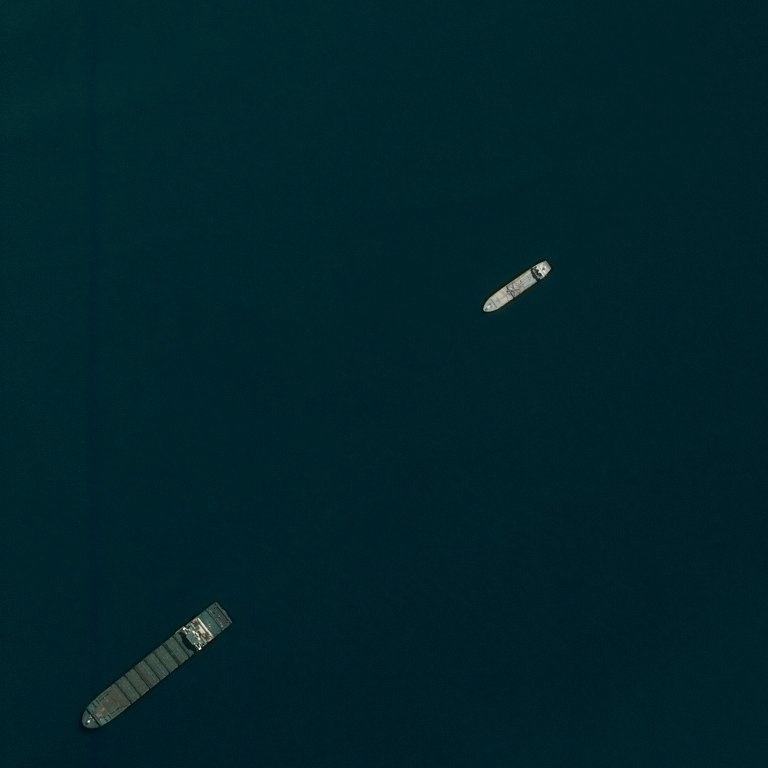
#> input picture scr/input/train/0005d01c8.jpg, 768 x 768 px; its folder holds only this picture in this run
$ python seg.py
#> lines starting #> are read from the running program, lines starting #| are printed output that depends on the picture; after the words box and inside, x2 and y2 are one past the last pixel; in counts of white or black regions, pixels touching at a corner belong together
#!/usr/bin/env python

import os
import sys
import glob
import numpy as np
import cv2
import skimage
from matplotlib import pyplot as plt
from skimage.exposure import histogram
from skimage import io, measure
from skimage.feature import canny
from scipy import ndimage as ndi
from skimage.filters import sobel
from skimage.segmentation import watershed

curPath = os.path.dirname(os.path.realpath(__file__))
trainPath = curPath + '/input/train/'
fileList = glob.glob(trainPath + "*.jpg")
imgsOri = io.ImageCollection(fileList)
#> imgsOri = 1 item

#############################
###    Constants          ###
#############################

imgThrhLo = 30
imgThrhHi = 60
patchHoleSize = 20
noiseFilterSize = 30

def show1(img):
    plt.imshow(img)
    plt.show(block=False)
    plt.pause(3)
    plt.close()
    sys.exit()

def show2(img1, name1, img2, name2):
    plt.figure(figsize=(6,3))
    plt.subplot(121).set_title(name1)
    plt.imshow(img1)
    plt.subplot(122).set_title(name2)
    plt.imshow(img2)
    #plt.imshow(img2, cmap=plt.cm.Spectral, interpolation='nearest')
    plt.show(block=False)
    plt.pause(9)
    plt.close()
    sys.exit()

def show4(img1, name1, img2, name2, img3, name3, img4, name4):
    plt.close('all')
    fig, ax = plt.subplots(nrows=2, ncols=2)
    fig.tight_layout()
    ax = plt.subplot(221)
    ax.set_title(name1)
    plt.imshow(img1)
    ax = plt.subplot(222)
    ax.set_title(name2)
    plt.imshow(img2)
    ax = plt.subplot(223)
    ax.set_title(name3)
    plt.imshow(img3)
    ax = plt.subplot(224)
    ax.set_title(name4)
    plt.imshow(img4)
    plt.show(block=False)
    plt.pause(9)
    plt.close()
    sys.exit()

def drawShape(img, coordinates, color):
    img = skimage.color.gray2rgb(img)
    coordinates = coordinates.astype(int)
    img[coordinates[:, 0], coordinates[:, 1]] = color
    return img


for file in fileList:
    imgOri = cv2.imread(file, cv2.IMREAD_UNCHANGED)   # read img
    img = cv2.GaussianBlur(imgOri,(5,5),0)
    img = cv2.cvtColor(img, cv2.COLOR_BGR2GRAY)   # go gray
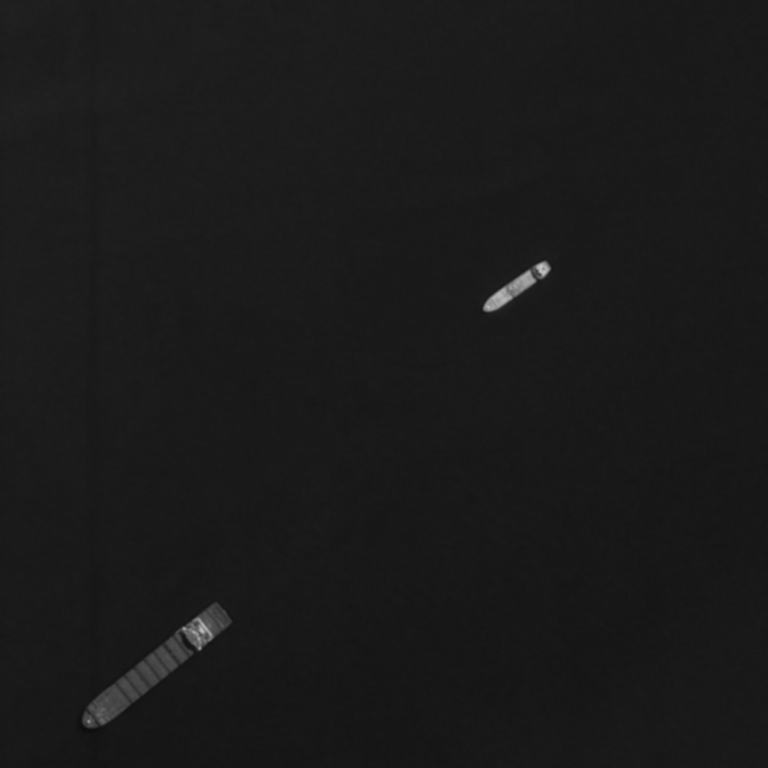
#> img: shape (768, 768); min 12, max 196, mean 26.1

    # find markers
    markers = np.zeros_like(img)
    markers[img < imgThrhLo] = 1
    markers[img > imgThrhHi] = 2

    # find elevation
    elevation_map = sobel(img)
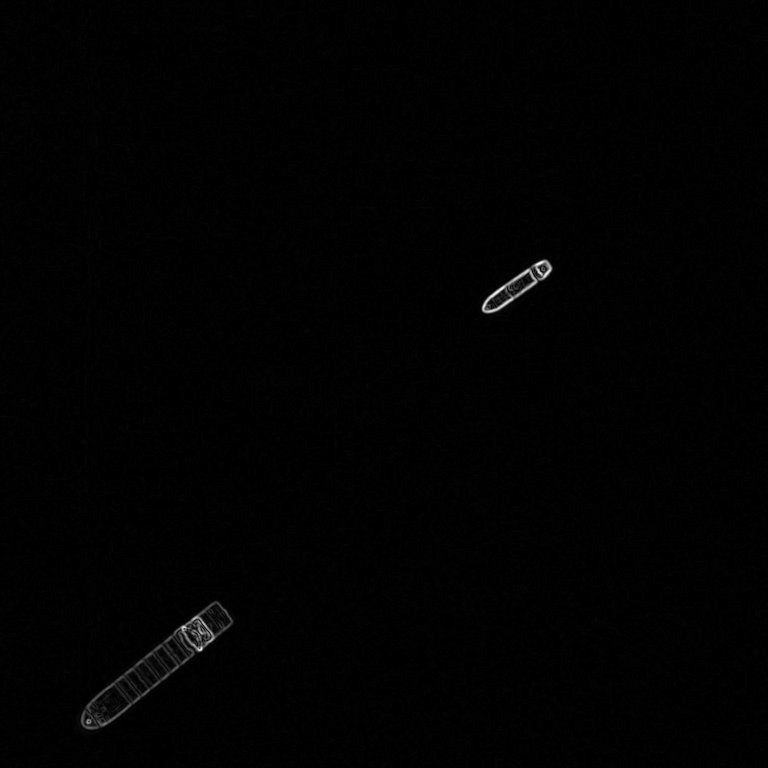
#> elevation_map: shape (768, 768) float64; min 0, max 0.277, mean 0.00216; drawn with min black and max white

    # fill regions with watershed transform
    segmentation = watershed(elevation_map, markers)   # 1,2
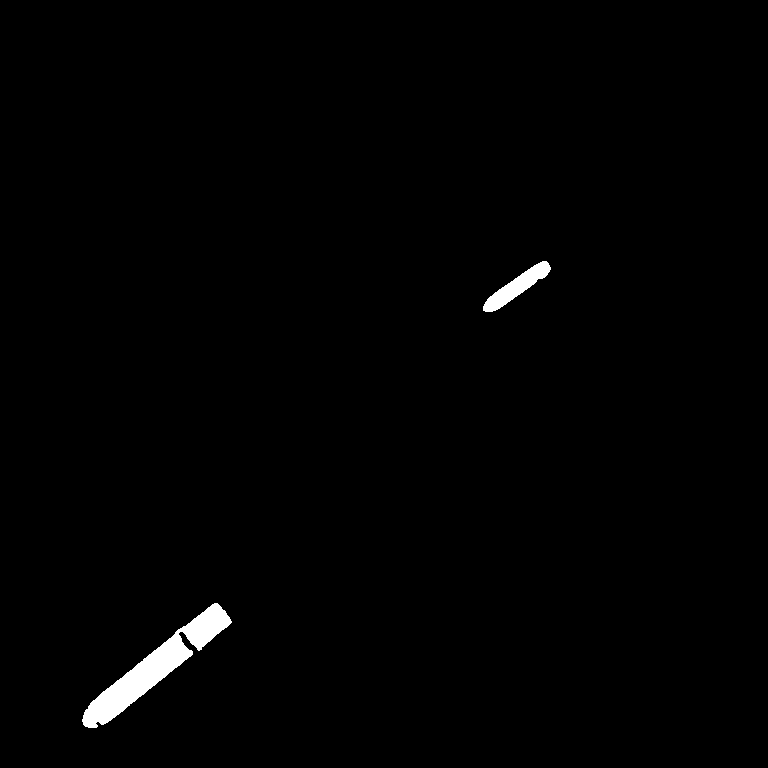
#> segmentation: shape (768, 768); values 1 (black) and 2 (white), 0.98% white; 2 white regions, box (x1, y1, x2, y2) and area: (82, 603, 232, 728) 4609, (483, 261, 551, 312) 1155

    # patch holes 10001
    segmentation = ndi.binary_fill_holes(segmentation - 1, structure=np.ones((patchHoleSize,1)))  # 0,1
#> segmentation: shape (768, 768) bool; 0.98% white; 2 white regions, box (x1, y1, x2, y2) and area: (82, 603, 232, 728) 4639, (483, 261, 551, 312) 1155
    #print(np.count_nonzero([(segmentation1-1)[640]], axis=1))
    #print(np.count_nonzero([(segmentation2)[640]], axis=1))
    labeledShip, _ = ndi.label(segmentation)       # 0,3
#> labeledShip: shape (768, 768) int32; 3 distinct labels, from 0 to 2

    # [9 lines of commented-out code are left out]
    segmentation = segmentation.astype(np.uint8)*255
#> segmentation: shape (768, 768); 0.98% white; 2 white regions
    imgMask = np.zeros(segmentation.shape,np.uint8)      # Image to draw the contours
    contours,hierarchy = cv2.findContours(segmentation, cv2.RETR_TREE, cv2.CHAIN_APPROX_SIMPLE)
#> contours = 3 contours; box (x1, y1, x2, y2) and area: (82, 603, 232, 728) 4506, (483, 261, 551, 312) 1080, (178, 631, 186, 646) 57
    for cnt in contours:
        #cv2.drawContours(img, [cnt], 0, (0,255,0), 2)
        rect = cv2.minAreaRect(cnt)
        box = cv2.boxPoints(rect)
        box = np.int0(box)
        #cv2.drawContours(img, [box],0,(0,0,255),2)
        cv2.drawContours(imgMask,[cnt],0,(0,0,255),2)   # draw contours in green color
        cv2.polylines(imgMask,[box],True,(255,0,0),2)   # draw rectangle in blue color
#> this loop made 3 passes
#> (rect, box) on passes 1 to 3: (((153.7, 667.1), (181.5, 29.93), -38.13), [[91, 734], [73, 711], [215, 599], [234, 622]]), (((183, 637.6), (6.43, 14.44), -23.2), [[182, 645], [177, 632], [183, 629], [188, 642]]), (((515.8, 286.9), (80.2, 15.81), -34.7), [[487, 316], [478, 303], [544, 257], [553, 270]])
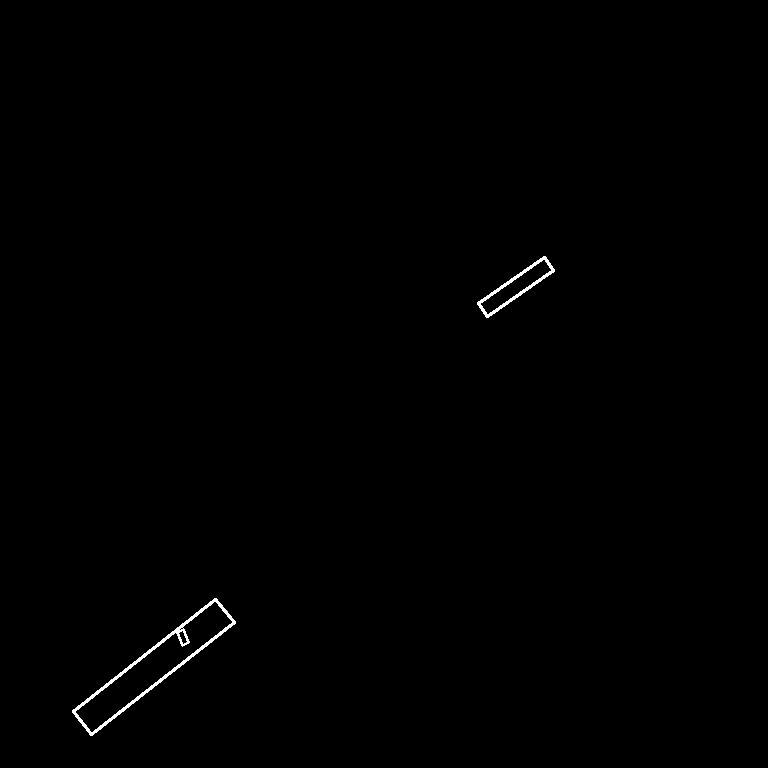
#> imgMask: shape (768, 768); 0.36% white in thin lines or dots, all inside (x1, y1, x2, y2) = (72, 256, 555, 736)
    # fill holes in mask
    imgMask = ndi.binary_fill_holes(imgMask)
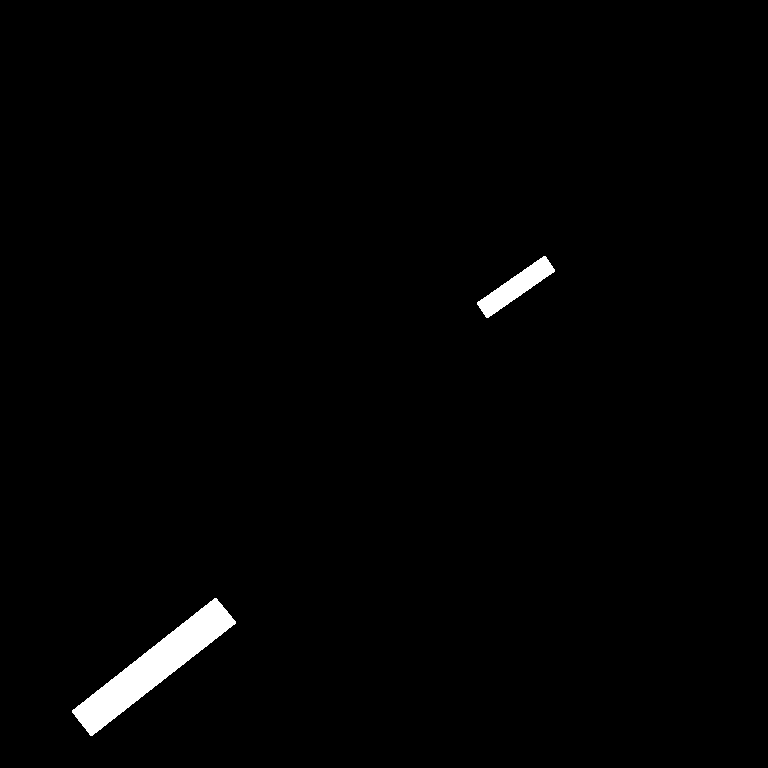
#> imgMask: shape (768, 768) bool; 1.3% white; 2 white regions, box (x1, y1, x2, y2) and area: (72, 598, 236, 736) 6046, (477, 256, 555, 318) 1600
    show2(imgOri, 'Input', imgMask, 'Mask')
#> (the program exits here)
